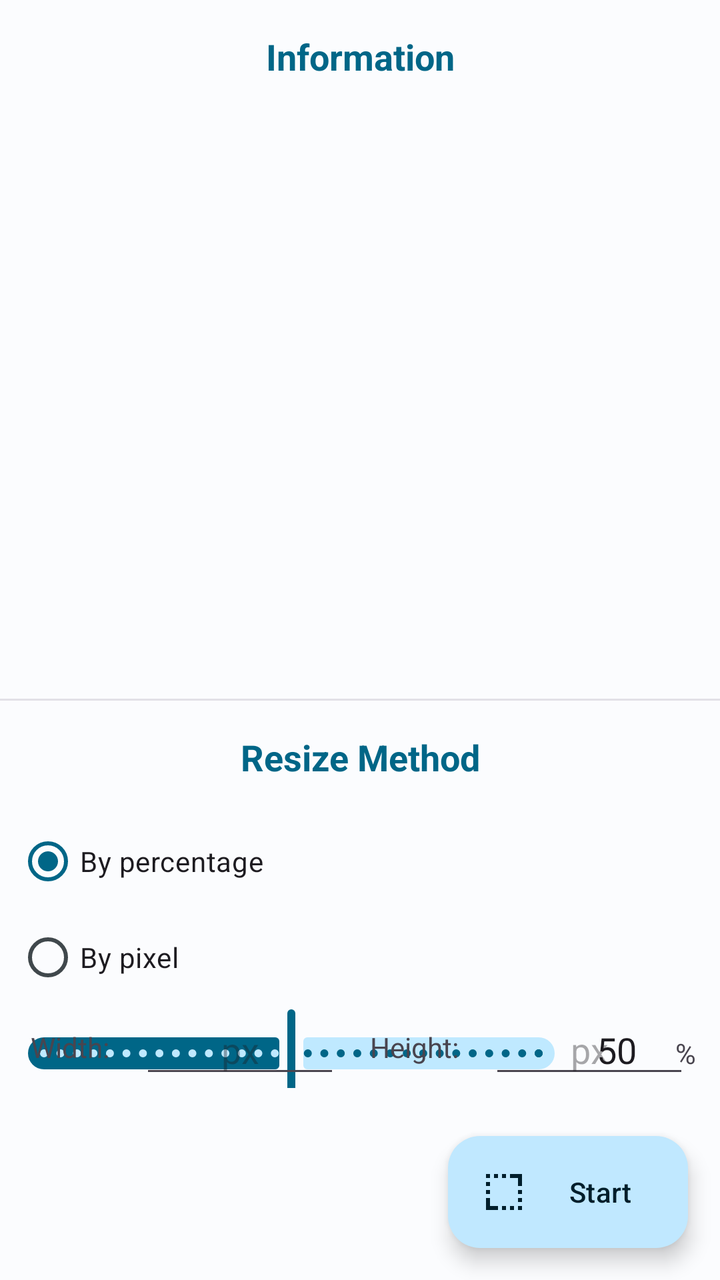
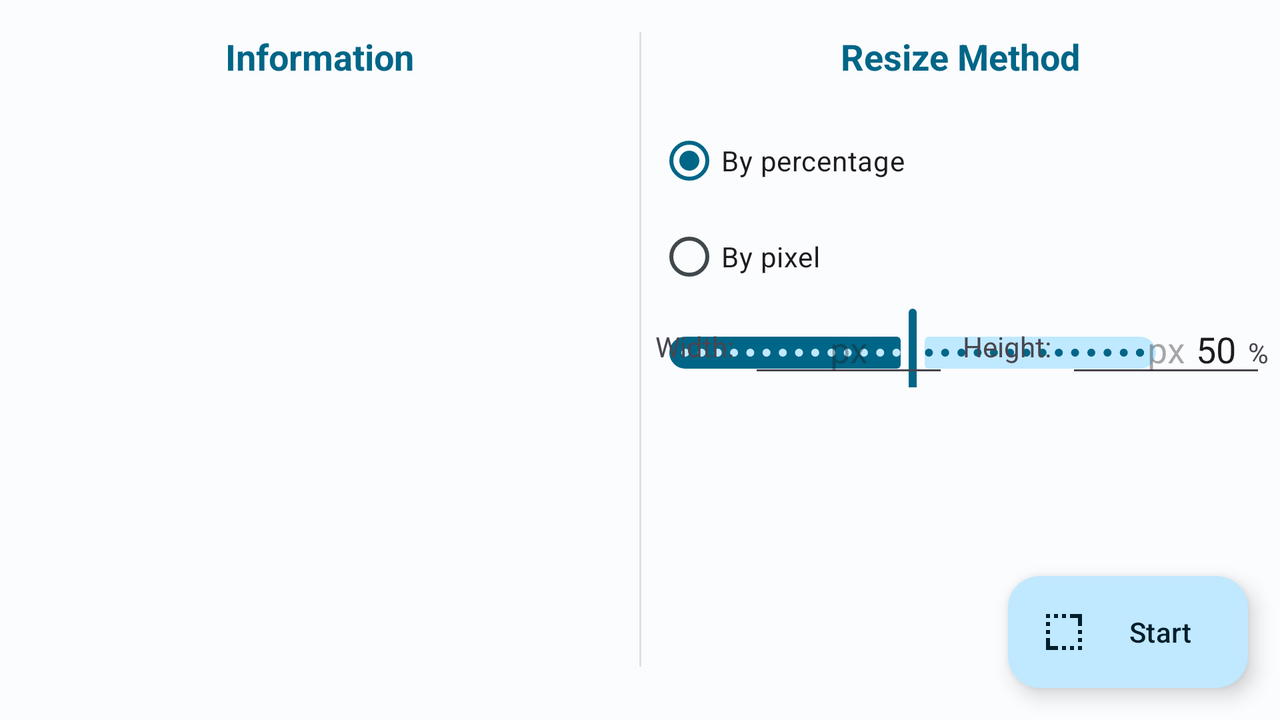

The same Android screen from two of the app's own layout files: first res/layout/ as a phone draws it, then the repository's variant for another configuration, drawn on a device whose configuration selects that folder. Both files follow.
<!-- AndroidManifest.xml: application theme Theme.ImageCraft.ActionBar -->
<!-- res/layout/activity_resize.xml -->
<?xml version="1.0" encoding="utf-8"?>
<androidx.coordinatorlayout.widget.CoordinatorLayout xmlns:android="http://schemas.android.com/apk/res/android"
    xmlns:app="http://schemas.android.com/apk/res-auto"
    xmlns:tools="http://schemas.android.com/tools"
    android:layout_width="match_parent"
    android:layout_height="match_parent"
    tools:context=".functions_standard.ResizeActivity">

    <androidx.core.widget.NestedScrollView
        android:layout_width="match_parent"
        android:layout_height="match_parent"
        android:fillViewport="true">

        <androidx.constraintlayout.widget.ConstraintLayout
            android:layout_width="match_parent"
            android:layout_height="match_parent"
            android:paddingBottom="80dp"
            app:layout_constraintWidth_max="700dp">

            <TextView
                android:id="@+id/info_title"
                android:layout_width="wrap_content"
                android:layout_height="wrap_content"
                android:layout_marginTop="16dp"
                android:text="@string/image_info"
                android:textColor="?colorPrimary"
                android:textSize="18sp"
                android:textStyle="bold"
                app:layout_constraintEnd_toEndOf="parent"
                app:layout_constraintStart_toStartOf="parent"
                app:layout_constraintTop_toTopOf="parent" />

            <TextView
                android:id="@+id/info_content"
                android:layout_width="wrap_content"
                android:layout_height="wrap_content"
                android:layout_marginTop="16dp"
                android:textSize="14sp"
                android:textStyle="normal"
                app:layout_constraintEnd_toEndOf="parent"
                app:layout_constraintStart_toStartOf="parent"
                app:layout_constraintTop_toBottomOf="@+id/info_title" />

            <androidx.recyclerview.widget.RecyclerView
                android:id="@+id/carousel_recycler_view"
                android:layout_width="0dp"
                android:layout_height="250dp"
                android:layout_margin="8dp"
                android:clipChildren="false"
                android:clipToPadding="false"
                android:orientation="horizontal"
                app:layoutManager="com.google.android.material.carousel.CarouselLayoutManager"
                app:layout_constraintEnd_toEndOf="parent"
                app:layout_constraintStart_toStartOf="parent"
                app:layout_constraintTop_toBottomOf="@+id/info_content" />

            <com.google.android.material.divider.MaterialDivider
                android:id="@+id/info_div"
                android:layout_width="0dp"
                android:layout_height="wrap_content"
                android:layout_marginTop="16dp"
                android:alpha="0.5"
                app:layout_constraintEnd_toEndOf="parent"
                app:layout_constraintStart_toStartOf="parent"
                app:layout_constraintTop_toBottomOf="@+id/carousel_recycler_view" />

            <TextView
                android:id="@+id/method"
                android:layout_width="wrap_content"
                android:layout_height="wrap_content"
                android:layout_marginTop="16dp"
                android:text="@string/resize_method"
                android:textColor="?colorPrimary"
                android:textSize="18sp"
                android:textStyle="bold"
                app:layout_constraintEnd_toEndOf="parent"
                app:layout_constraintStart_toStartOf="parent"
                app:layout_constraintTop_toBottomOf="@+id/info_div" />

            <RadioGroup
                android:id="@+id/radioGroup"
                android:layout_width="0dp"
                android:layout_height="wrap_content"
                android:layout_marginHorizontal="8dp"
                android:layout_marginStart="8dp"
                android:layout_marginTop="16dp"
                android:layout_marginEnd="8dp"
                app:layout_constraintEnd_toEndOf="parent"
                app:layout_constraintStart_toStartOf="parent"
                app:layout_constraintTop_toBottomOf="@+id/method">

                <com.google.android.material.radiobutton.MaterialRadioButton
                    android:id="@+id/percent"
                    android:layout_width="match_parent"
                    android:layout_height="wrap_content"
                    android:checked="true"
                    android:text="@string/according_percent"
                    android:textSize="14sp" />

                <com.google.android.material.radiobutton.MaterialRadioButton
                    android:id="@+id/custom"
                    android:layout_width="match_parent"
                    android:layout_height="wrap_content"
                    android:text="@string/according_custom"
                    android:textSize="14sp" />
            </RadioGroup>

            <LinearLayout
                android:id="@+id/lr_for_slider"
                android:layout_width="0dp"
                android:layout_height="wrap_content"
                android:orientation="horizontal"
                app:layout_constraintEnd_toEndOf="parent"
                app:layout_constraintStart_toStartOf="parent"
                app:layout_constraintTop_toBottomOf="@+id/radioGroup">

                <com.google.android.material.slider.Slider
                    android:id="@+id/slider"
                    android:layout_width="0dp"
                    android:layout_height="match_parent"
                    android:layout_weight="17"
                    android:stepSize="1"
                    android:value="50"
                    android:valueFrom="1"
                    android:valueTo="99" />

                <EditText
                    android:id="@+id/ed_percent"
                    android:layout_width="0dp"
                    android:layout_height="wrap_content"
                    android:layout_weight="2"
                    android:gravity="center"
                    android:importantForAutofill="no"
                    android:inputType="number"
                    android:maxLength="2"
                    android:text="50"
                    tools:ignore="HardcodedText,LabelFor" />

                <TextView
                    android:layout_width="0dp"
                    android:layout_height="wrap_content"
                    android:layout_weight="2"
                    android:text="%"
                    android:textAlignment="center"
                    tools:ignore="HardcodedText" />
            </LinearLayout>


            <androidx.constraintlayout.widget.ConstraintLayout
                android:id="@+id/lr_for_custom"
                android:layout_width="0dp"
                android:layout_height="wrap_content"
                android:visibility="gone"
                app:layout_constraintEnd_toEndOf="parent"
                app:layout_constraintStart_toStartOf="parent"
                app:layout_constraintTop_toBottomOf="@+id/radioGroup"
                tools:visibility="visible">

                <TextView
                    android:id="@+id/textView2"
                    android:layout_width="wrap_content"
                    android:layout_height="wrap_content"
                    android:text="@string/width"
                    app:layout_constraintBottom_toBottomOf="parent"
                    app:layout_constraintEnd_toStartOf="@+id/ed_width"
                    app:layout_constraintHorizontal_bias="0.5"
                    app:layout_constraintStart_toStartOf="parent"
                    app:layout_constraintTop_toTopOf="parent" />


                <EditText
                    android:id="@+id/ed_width"
                    android:layout_width="100dp"
                    android:layout_height="wrap_content"
                    android:gravity="center"
                    android:hint="px"
                    android:imeOptions="actionNext"
                    android:importantForAutofill="no"
                    android:inputType="number"
                    android:maxLength="4"
                    android:maxLines="1"
                    app:layout_constraintBottom_toBottomOf="parent"
                    app:layout_constraintEnd_toStartOf="@+id/textView"
                    app:layout_constraintHorizontal_bias="0.5"
                    app:layout_constraintStart_toEndOf="@+id/textView2"
                    app:layout_constraintTop_toTopOf="parent"
                    tools:ignore="HardcodedText" />

                <TextView
                    android:id="@+id/textView"
                    android:layout_width="wrap_content"
                    android:layout_height="wrap_content"
                    android:text="@string/height"
                    app:layout_constraintBottom_toBottomOf="parent"
                    app:layout_constraintEnd_toStartOf="@+id/ed_height"
                    app:layout_constraintHorizontal_bias="0.5"
                    app:layout_constraintStart_toEndOf="@+id/ed_width"
                    app:layout_constraintTop_toTopOf="parent" />

                <EditText
                    android:id="@+id/ed_height"
                    android:layout_width="100dp"
                    android:layout_height="wrap_content"
                    android:gravity="center"
                    android:hint="px"
                    android:imeOptions="actionDone"
                    android:importantForAutofill="no"
                    android:inputType="number"
                    android:maxLength="4"
                    android:maxLines="1"
                    app:layout_constraintBottom_toBottomOf="parent"
                    app:layout_constraintEnd_toEndOf="parent"
                    app:layout_constraintHorizontal_bias="0.5"
                    app:layout_constraintStart_toEndOf="@+id/textView"
                    app:layout_constraintTop_toTopOf="parent"
                    tools:ignore="HardcodedText" />
            </androidx.constraintlayout.widget.ConstraintLayout>

        </androidx.constraintlayout.widget.ConstraintLayout>

    </androidx.core.widget.NestedScrollView>

    <com.google.android.material.floatingactionbutton.ExtendedFloatingActionButton
        android:id="@+id/bt_floating"
        android:layout_width="wrap_content"
        android:layout_height="wrap_content"
        android:layout_gravity="end|bottom"
        android:layout_margin="16dp"
        android:text="@string/start"
        app:icon="@drawable/resize_action" />
</androidx.coordinatorlayout.widget.CoordinatorLayout>
<!-- resources referenced by this layout -->
<resources>
  <!-- drawable resize_action (drawable) -->
  <vector xmlns:android="http://schemas.android.com/apk/res/android"
      android:width="24dp"
      android:height="24dp"
      android:tint="?colorOnBackground"
      android:viewportWidth="960"
      android:viewportHeight="960">
      <path
          android:fillColor="@android:color/white"
          android:pathData="M120,520L120,440L200,440L200,520L120,520ZM120,360L120,280L200,280L200,360L120,360ZM120,200L120,120L200,120L200,200L120,200ZM280,200L280,120L360,120L360,200L280,200ZM440,840L440,760L520,760L520,840L440,840ZM440,200L440,120L520,120L520,200L440,200ZM600,840L600,760L680,760L680,840L600,840ZM760,840L760,760L840,760L840,840L760,840ZM760,680L760,600L840,600L840,680L760,680ZM760,520L760,440L840,440L840,520L760,520ZM760,360L760,200L600,200L600,120L840,120L840,360L760,360ZM120,840L120,600L200,600L200,760L360,760L360,840L120,840Z" />
  </vector>
  <string name="according_custom">By pixel</string>
  <string name="according_percent">By percentage</string>
  <string name="height">Height:</string>
  <string name="image_info">Information</string>
  <string name="resize_method">Resize Method</string>
  <string name="start">Start</string>
  <string name="width">Width:</string>
  <style name="Theme.ImageCraft.ActionBar" parent="Base.Theme.ImageCraft.ActionBar" />
  <color name="md_theme_light_primary">#006687</color>
  <color name="md_theme_light_onPrimary">#FFFFFF</color>
  <color name="md_theme_light_primaryContainer">#C0E8FF</color>
  <color name="md_theme_light_onPrimaryContainer">#001E2B</color>
  <color name="md_theme_light_secondary">#006685</color>
  <color name="md_theme_light_onSecondary">#FFFFFF</color>
  <color name="md_theme_light_secondaryContainer">#BFE9FF</color>
  <color name="md_theme_light_onSecondaryContainer">#001F2A</color>
  <color name="md_theme_light_tertiary">#5F5A7D</color>
  <color name="md_theme_light_onTertiary">#FFFFFF</color>
  <color name="md_theme_light_tertiaryContainer">#E4DFFF</color>
  <color name="md_theme_light_onTertiaryContainer">#1B1736</color>
  <color name="md_theme_light_error">#BA1A1A</color>
  <color name="md_theme_light_errorContainer">#FFDAD6</color>
  <color name="md_theme_light_onError">#FFFFFF</color>
  <color name="md_theme_light_onErrorContainer">#410002</color>
  <color name="md_theme_light_background">#FBFCFE</color>
  <color name="md_theme_light_onBackground">#191C1E</color>
  <color name="md_theme_light_surface">#FBFCFE</color>
  <color name="md_theme_light_onSurface">#191C1E</color>
  <color name="md_theme_light_surfaceVariant">#DCE3E9</color>
  <color name="md_theme_light_onSurfaceVariant">#40484C</color>
  <color name="md_theme_light_outline">#71787D</color>
  <color name="md_theme_light_inverseOnSurface">#F0F1F3</color>
  <color name="md_theme_light_inverseSurface">#2E3133</color>
  <color name="md_theme_light_inversePrimary">#71D2FF</color>
  <!-- some entries are left out for length -->
</resources>
<!-- res/layout-land/activity_resize.xml (the repository's variant of the layout above) -->
<!-- drawn on the phone turned sideways -->
<?xml version="1.0" encoding="utf-8"?>
<androidx.coordinatorlayout.widget.CoordinatorLayout xmlns:android="http://schemas.android.com/apk/res/android"
    xmlns:app="http://schemas.android.com/apk/res-auto"
    xmlns:tools="http://schemas.android.com/tools"
    android:layout_width="match_parent"
    android:layout_height="match_parent"
    tools:context=".functions_standard.ResizeActivity">

    <androidx.core.widget.NestedScrollView
        android:layout_width="match_parent"
        android:layout_height="match_parent"
        android:fillViewport="true">

        <androidx.constraintlayout.widget.ConstraintLayout
            android:layout_width="match_parent"
            android:layout_height="match_parent"
            android:paddingBottom="80dp"
            app:layout_constraintWidth_max="700dp">

            <TextView
                android:id="@+id/info_title"
                android:layout_width="wrap_content"
                android:layout_height="wrap_content"
                android:layout_marginTop="16dp"
                android:text="@string/image_info"
                android:textColor="?colorPrimary"
                android:textSize="18sp"
                android:textStyle="bold"
                app:layout_constraintEnd_toStartOf="@id/info_div"
                app:layout_constraintStart_toStartOf="parent"
                app:layout_constraintTop_toTopOf="parent" />

            <TextView
                android:id="@+id/info_content"
                android:layout_width="wrap_content"
                android:layout_height="wrap_content"
                android:layout_marginTop="16dp"
                android:textSize="14sp"
                android:textStyle="normal"
                app:layout_constraintEnd_toStartOf="@id/info_div"
                app:layout_constraintStart_toStartOf="parent"
                app:layout_constraintTop_toBottomOf="@+id/info_title" />

            <androidx.recyclerview.widget.RecyclerView
                android:id="@+id/carousel_recycler_view"
                android:layout_width="0dp"
                android:layout_height="250dp"
                android:layout_margin="8dp"
                android:clipChildren="false"
                android:clipToPadding="false"
                android:orientation="horizontal"
                app:layoutManager="com.google.android.material.carousel.CarouselLayoutManager"
                app:layout_constraintEnd_toStartOf="@id/info_div"
                app:layout_constraintStart_toStartOf="parent"
                app:layout_constraintTop_toBottomOf="@+id/info_content" />

            <com.google.android.material.divider.MaterialDivider
                android:id="@+id/info_div"
                android:layout_width="1dp"
                android:layout_height="0dp"
                android:layout_marginTop="16dp"
                android:alpha="0.5"
                app:layout_constraintBottom_toBottomOf="parent"
                app:layout_constraintEnd_toEndOf="parent"
                app:layout_constraintStart_toStartOf="parent"
                app:layout_constraintTop_toTopOf="parent" />

            <TextView
                android:id="@+id/method"
                android:layout_width="wrap_content"
                android:layout_height="wrap_content"
                android:layout_marginTop="16dp"
                android:text="@string/resize_method"
                android:textColor="?colorPrimary"
                android:textSize="18sp"
                android:textStyle="bold"
                app:layout_constraintEnd_toEndOf="parent"
                app:layout_constraintStart_toEndOf="@id/info_div"
                app:layout_constraintTop_toTopOf="parent" />

            <RadioGroup
                android:id="@+id/radioGroup"
                android:layout_width="0dp"
                android:layout_height="wrap_content"
                android:layout_marginHorizontal="8dp"
                android:layout_marginStart="8dp"
                android:layout_marginTop="16dp"
                android:layout_marginEnd="8dp"
                app:layout_constraintEnd_toEndOf="parent"
                app:layout_constraintStart_toEndOf="@id/info_div"
                app:layout_constraintTop_toBottomOf="@+id/method">

                <com.google.android.material.radiobutton.MaterialRadioButton
                    android:id="@+id/percent"
                    android:layout_width="match_parent"
                    android:layout_height="wrap_content"
                    android:checked="true"
                    android:text="@string/according_percent"
                    android:textSize="14sp" />

                <com.google.android.material.radiobutton.MaterialRadioButton
                    android:id="@+id/custom"
                    android:layout_width="match_parent"
                    android:layout_height="wrap_content"
                    android:text="@string/according_custom"
                    android:textSize="14sp" />
            </RadioGroup>

            <LinearLayout
                android:id="@+id/lr_for_slider"
                android:layout_width="0dp"
                android:layout_height="wrap_content"
                android:orientation="horizontal"
                app:layout_constraintEnd_toEndOf="parent"
                app:layout_constraintStart_toEndOf="@id/info_div"
                app:layout_constraintTop_toBottomOf="@+id/radioGroup">

                <com.google.android.material.slider.Slider
                    android:id="@+id/slider"
                    android:layout_width="0dp"
                    android:layout_height="match_parent"
                    android:layout_weight="17"
                    android:stepSize="1"
                    android:value="50"
                    android:valueFrom="1"
                    android:valueTo="99" />

                <EditText
                    android:id="@+id/ed_percent"
                    android:layout_width="0dp"
                    android:layout_height="wrap_content"
                    android:layout_weight="2"
                    android:gravity="center"
                    android:importantForAutofill="no"
                    android:inputType="number"
                    android:text="50"
                    tools:ignore="HardcodedText,LabelFor" />

                <TextView
                    android:layout_width="0dp"
                    android:layout_height="wrap_content"
                    android:layout_weight="1"
                    android:text="%"
                    tools:ignore="HardcodedText" />
            </LinearLayout>


            <androidx.constraintlayout.widget.ConstraintLayout
                android:id="@+id/lr_for_custom"
                android:layout_width="0dp"
                android:layout_height="wrap_content"
                android:visibility="gone"
                app:layout_constraintEnd_toEndOf="parent"
                app:layout_constraintStart_toEndOf="@id/info_div"
                app:layout_constraintTop_toBottomOf="@+id/radioGroup"
                tools:visibility="visible">

                <TextView
                    android:id="@+id/textView2"
                    android:layout_width="wrap_content"
                    android:layout_height="wrap_content"
                    android:text="@string/width"
                    app:layout_constraintBottom_toBottomOf="parent"
                    app:layout_constraintEnd_toStartOf="@+id/ed_width"
                    app:layout_constraintHorizontal_bias="0.5"
                    app:layout_constraintStart_toStartOf="parent"
                    app:layout_constraintTop_toTopOf="parent" />


                <EditText
                    android:id="@+id/ed_width"
                    android:layout_width="100dp"
                    android:layout_height="wrap_content"
                    android:gravity="center"
                    android:hint="px"
                    android:imeOptions="actionNext"
                    android:importantForAutofill="no"
                    android:inputType="number"
                    android:maxLength="4"
                    android:maxLines="1"
                    app:layout_constraintBottom_toBottomOf="parent"
                    app:layout_constraintEnd_toStartOf="@+id/textView"
                    app:layout_constraintHorizontal_bias="0.5"
                    app:layout_constraintStart_toEndOf="@+id/textView2"
                    app:layout_constraintTop_toTopOf="parent"
                    tools:ignore="HardcodedText" />

                <TextView
                    android:id="@+id/textView"
                    android:layout_width="wrap_content"
                    android:layout_height="wrap_content"
                    android:text="@string/height"
                    app:layout_constraintBottom_toBottomOf="parent"
                    app:layout_constraintEnd_toStartOf="@+id/ed_height"
                    app:layout_constraintHorizontal_bias="0.5"
                    app:layout_constraintStart_toEndOf="@+id/ed_width"
                    app:layout_constraintTop_toTopOf="parent" />

                <EditText
                    android:id="@+id/ed_height"
                    android:layout_width="100dp"
                    android:layout_height="wrap_content"
                    android:gravity="center"
                    android:hint="px"
                    android:imeOptions="actionDone"
                    android:importantForAutofill="no"
                    android:inputType="number"
                    android:maxLength="4"
                    android:maxLines="1"
                    app:layout_constraintBottom_toBottomOf="parent"
                    app:layout_constraintEnd_toEndOf="parent"
                    app:layout_constraintHorizontal_bias="0.5"
                    app:layout_constraintStart_toEndOf="@+id/textView"
                    app:layout_constraintTop_toTopOf="parent"
                    tools:ignore="HardcodedText" />
            </androidx.constraintlayout.widget.ConstraintLayout>

        </androidx.constraintlayout.widget.ConstraintLayout>

    </androidx.core.widget.NestedScrollView>

    <com.google.android.material.floatingactionbutton.ExtendedFloatingActionButton
        android:id="@+id/bt_floating"
        android:layout_width="wrap_content"
        android:layout_height="wrap_content"
        android:layout_gravity="end|bottom"
        android:layout_margin="16dp"
        android:text="@string/start"
        app:icon="@drawable/resize_action" />
</androidx.coordinatorlayout.widget.CoordinatorLayout>
